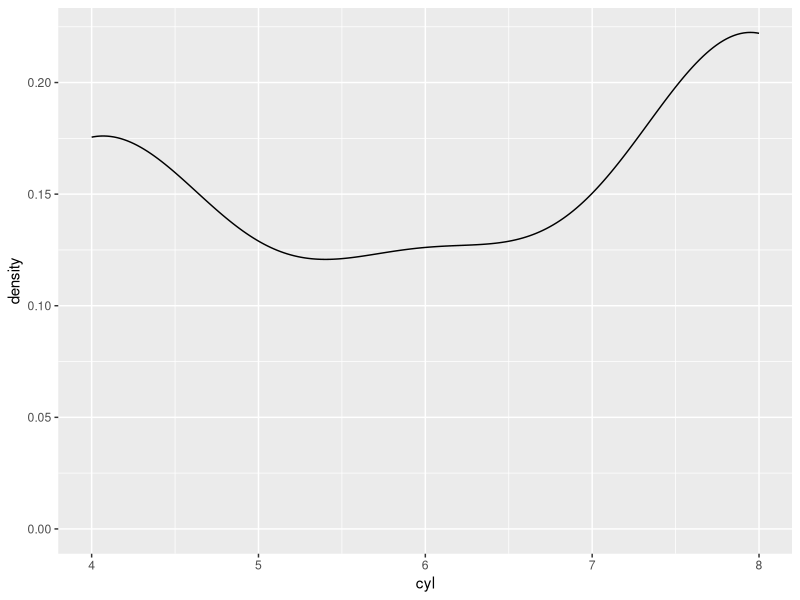

This figure's R source:
## ---- chunk 1
library(tidyverse)
## ---- chunk 2
bare_to_quo <- function(x, var){
  x %>% select(!!var) %>% head(1)
}
bare_to_quo(mtcars, quo(cyl))
## ---- chunk 3
bare_to_quo_in_func <- function(x, var) {
  var_enq <- enquo(var)
  x %>% select(!!var_enq) %>% head(1)
}
bare_to_quo_in_func(mtcars, mpg)
## ---- chunk 4
bare_to_name <- function(x, nm) {
  nm_name <- quo_name(nm)
  x %>% mutate(!!nm_name := 42) %>% head(1) %>% 
    select(!!nm)
}
bare_to_name(mtcars, quo(this_is_42))
## ---- chunk 5
quo_to_text <- function(x, var) {
  var_enq <- enquo(var)
  ggplot(x, aes_string(rlang::quo_text(var_enq))) + geom_density()
}
plt <- quo_to_text(mtcars, cyl)
## ---- chunk 6
char_to_quo <- function(x, var) {
  var_enq <- rlang::sym(var)
  x %>% select(!!var_enq) %>% head(1)
}
char_to_quo(mtcars, "vs")
## ---- chunk 7
bare_to_quo_mult <- function(x, ...) {
  grouping <- quos(...)
  x %>% group_by(!!!grouping) %>% summarise(nr = n())
}
bare_to_quo_mult(mtcars, vs, cyl)
## ---- chunk 8
bare_to_quo_mult_chars <- function(x, ...) {
  grouping <- rlang::syms(...)
  x %>% group_by(!!!grouping) %>% summarise(nr = n())
}
bare_to_quo_mult_chars(mtcars, list("vs", "cyl"))
## ---- chunk 9
filter_func <- function(x, filter_exp) {
  filter_exp_enq <- enquo(filter_exp)
  x %>% filter(!!filter_exp_enq)
}
filter_func(mtcars, hp == 93)
## ---- chunk 10
just_a_name <- rlang::sym("cyl")
class(just_a_name)
mtcars %>% select(!!just_a_name) %>% head(1)
